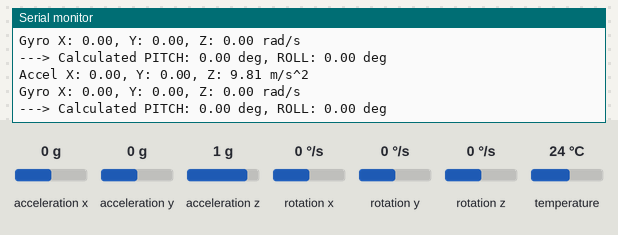
Recording of a sketch running on a simulated Arduino Nano, built with avr-gcc and run on an emulated ATmega328P. On the bench: the last lines printed to the serial monitor. Inputs (shaded band) come from the test bench; at power-on: acceleration x 0 g, acceleration y 0 g, acceleration z 1 g, rotation x 0 °/s, rotation y 0 °/s, rotation z 0 °/s, temperature 24 °C.

Above: at 1.3 s.
1.4 s: acceleration x set to -1.4 g
At 2.1 s:
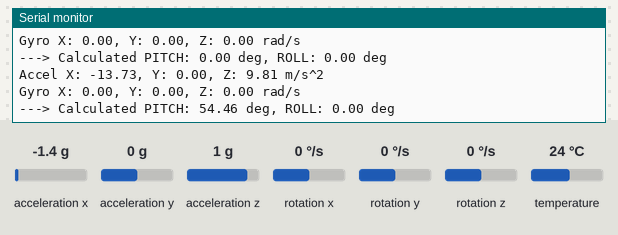
2.9 s: acceleration y set to -1.4 g
At 3.6 s:
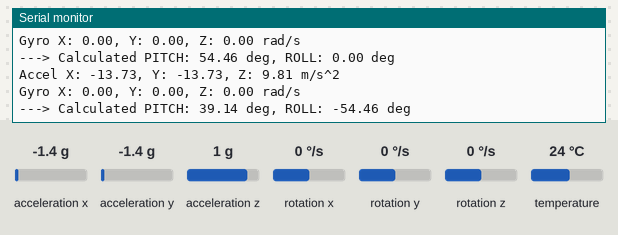
4.4 s: acceleration z set to -1.4 g
At 5.1 s:
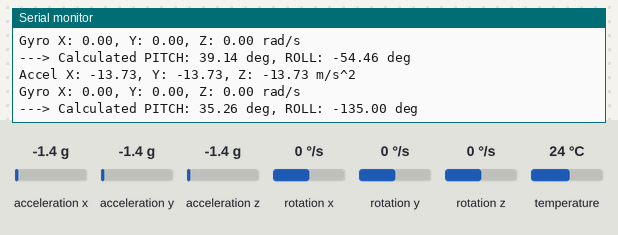
5.9 s: rotation x set to -192 °/s
At 6.6 s:
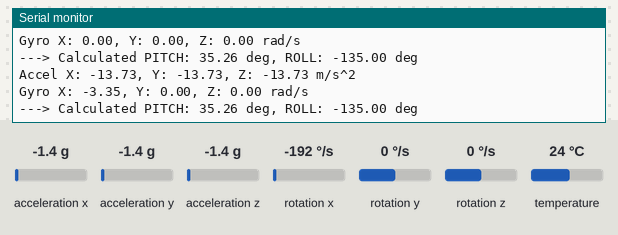
7.4 s: rotation y set to -192 °/s
At 8.2 s:
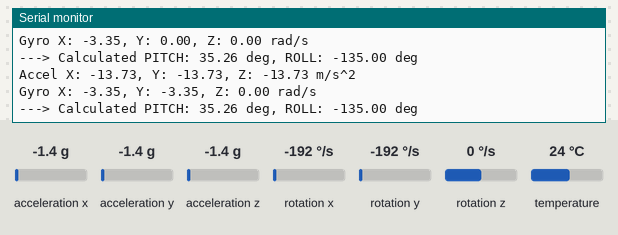
Timing chart, 0 to 9.9 s (numbered marks = the images above; inputs shaded):
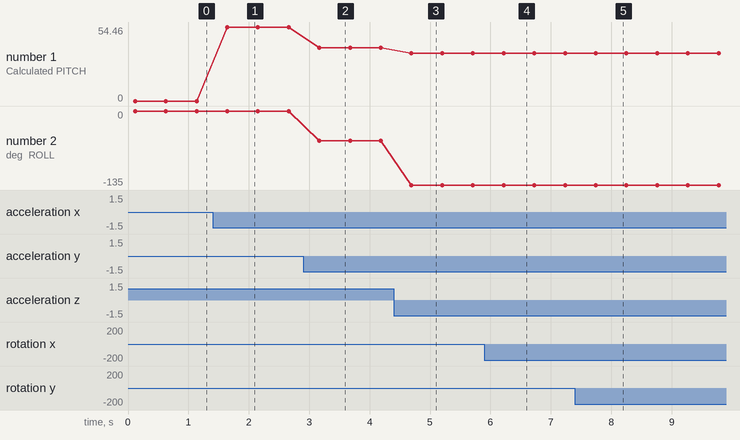

The sketch:

MPU6050_Test_Nano.ino
```cpp
#include <Wire.h>
#include <Adafruit_Sensor.h>
#include <Adafruit_MPU6050.h>

Adafruit_MPU6050 mpu;

void setup() {
  Serial.begin(115200);

  Serial.println("Arduino Nano MPU6050 Test Started!");

  // Try to initialize!
  if (!mpu.begin()) {
    Serial.println("CRITICAL ERROR: Failed to find MPU6050 chip");
    Serial.println("Check your wiring: VCC to 5V (or 3.3V), GND to GND, SDA to A4, SCL to A5");
    while (1) {
      delay(10);
    }
  }
  Serial.println("MPU6050 Found!");

  mpu.setAccelerometerRange(MPU6050_RANGE_8_G);
  Serial.print("Accelerometer range set to: ");
  Serial.println("+-8G");

  mpu.setGyroRange(MPU6050_RANGE_500_DEG);
  Serial.print("Gyro range set to: ");
  Serial.println("+- 500 deg/s");

  mpu.setFilterBandwidth(MPU6050_BAND_21_HZ);
  Serial.print("Filter bandwidth set to: ");
  Serial.println("21 Hz");

  Serial.println("-------------------------------------");
  delay(100);
}

void loop() {
  /* Get new sensor events with the readings */
  sensors_event_t a, g, temp;
  mpu.getEvent(&a, &g, &temp);

  /* Print out the raw acceleration values */
  Serial.print("Accel X: ");
  Serial.print(a.acceleration.x);
  Serial.print(", Y: ");
  Serial.print(a.acceleration.y);
  Serial.print(", Z: ");
  Serial.print(a.acceleration.z);
  Serial.println(" m/s^2");

  /* Print out the raw gyro values */
  Serial.print("Gyro X: ");
  Serial.print(g.gyro.x);
  Serial.print(", Y: ");
  Serial.print(g.gyro.y);
  Serial.print(", Z: ");
  Serial.print(g.gyro.z);
  Serial.println(" rad/s");

  /* Calculate Pitch and Roll */
  float roll = atan2(a.acceleration.y, a.acceleration.z) * 180.0 / PI;
  float pitch = atan2(-a.acceleration.x, sqrt(a.acceleration.y * a.acceleration.y + a.acceleration.z * a.acceleration.z)) * 180.0 / PI;

  Serial.print("---> Calculated PITCH: ");
  Serial.print(pitch);
  Serial.print(" deg, ROLL: ");
  Serial.print(roll);
  Serial.println(" deg");

  Serial.println("");

  // Wait half a second before reading again
  delay(500);
}
```

Measured:
- after the input at 1.4 s, the serial monitor: prints a new line after 0.24 s (image 1)
- after the input at 2.9 s, the serial monitor: prints a new line after 0.26 s (image 2)
- after the input at 4.4 s, the serial monitor: prints a new line after 0.29 s (image 3)
- after the input at 5.9 s, the serial monitor: prints a new line after 0.31 s (image 4)
- after the input at 7.4 s, the serial monitor: prints a new line after 0.34 s (image 5)
- plotted number 1: 0 → 54.46 after the input at 1.4 s, 54.46 → 39.14 after the input at 2.9 s, 39.14 → 35.26 after the input at 4.4 s
- plotted number 2: 0 → -54.46 after the input at 2.9 s, -54.46 → -135 after the input at 4.4 s
